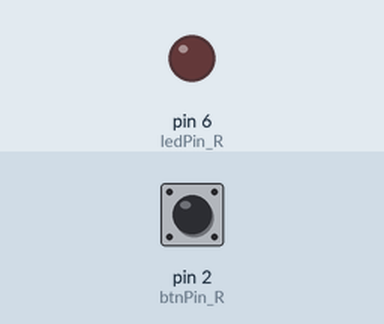
The sketch below on a simulated Arduino Uno, built with avr-gcc and run on an emulated ATmega328P. Shown: output pins drawn as LEDs (lit = HIGH). Dashed ring = blinking. Inputs (shaded band) come from the test bench; at power-on: pin 2 (btnPin_R) HIGH.

Above: at 0.8 s.
0.9 s: pin 2 (btnPin_R) pulled LOW for 0.15 s
At 1.4 s:
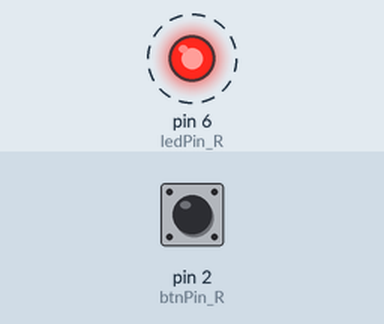
Timing chart, 0 to 10.0 s (numbered marks = the images above; inputs shaded):
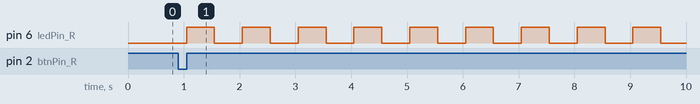

The sketch:

sketch_jan19d.ino
```cpp
#define btnPin_R 2

#define ledPin_R 6

void setup() {
   pinMode(btnPin_R,INPUT_PULLUP);
   pinMode(ledPin_R,OUTPUT);

   while(digitalRead(btnPin_R)==HIGH);
   while(digitalRead(btnPin_R)==LOW);
}

void loop() {
  BlinkLed(500);
}
void BlinkLed(int prd){
  digitalWrite(ledPin_R,HIGH);
  delay(prd);
  digitalWrite(ledPin_R,LOW);
  delay(prd);
}
```

Measured:
- after the input at 0.9 s, pin 6 (ledPin_R): alternates HIGH for 0.50 s and LOW for 0.50 s, starting after 0.15 s
